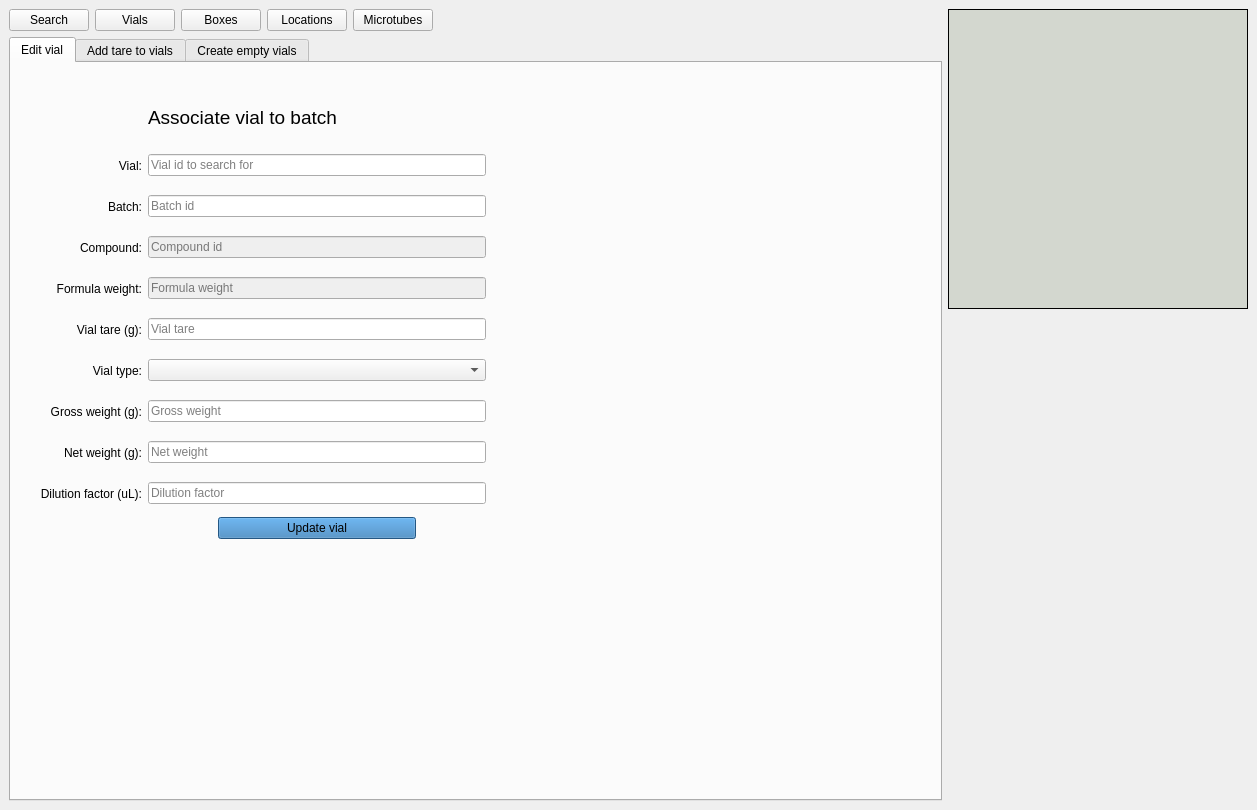
<?xml version="1.0" encoding="UTF-8"?>
<ui version="4.0">
 <class>MainWindow</class>
 <widget class="QMainWindow" name="MainWindow">
  <property name="geometry">
   <rect>
    <x>0</x>
    <y>0</y>
    <width>1257</width>
    <height>810</height>
   </rect>
  </property>
  <property name="windowTitle">
   <string>MainWindow</string>
  </property>
  <widget class="QWidget" name="centralwidget">
   <layout class="QGridLayout" name="gridLayout_7">
    <item row="0" column="0">
     <layout class="QGridLayout" name="gridLayout_6">
      <item row="0" column="2">
       <widget class="QPushButton" name="goto_boxes_btn">
        <property name="text">
         <string>Boxes</string>
        </property>
       </widget>
      </item>
      <item row="0" column="0">
       <widget class="QPushButton" name="goto_search_btn">
        <property name="text">
         <string>Search</string>
        </property>
       </widget>
      </item>
      <item row="0" column="4">
       <widget class="QPushButton" name="goto_microtubes_btn">
        <property name="text">
         <string>Microtubes</string>
        </property>
       </widget>
      </item>
      <item row="0" column="5">
       <spacer name="horizontalSpacer_5">
        <property name="orientation">
         <enum>Qt::Horizontal</enum>
        </property>
        <property name="sizeHint" stdset="0">
         <size>
          <width>438</width>
          <height>20</height>
         </size>
        </property>
       </spacer>
      </item>
      <item row="0" column="3">
       <widget class="QPushButton" name="goto_locations_btn">
        <property name="text">
         <string>Locations</string>
        </property>
       </widget>
      </item>
      <item row="0" column="1">
       <widget class="QPushButton" name="goto_vials_btn">
        <property name="text">
         <string>Vials</string>
        </property>
       </widget>
      </item>
      <item row="1" column="0" colspan="6">
       <widget class="QTabWidget" name="vials_tab_wg">
        <property name="currentIndex">
         <number>0</number>
        </property>
        <widget class="QWidget" name="edit_tab">
         <attribute name="title">
          <string>Edit vial</string>
         </attribute>
         <layout class="QGridLayout" name="gridLayout_2">
          <item row="0" column="1">
           <spacer name="verticalSpacer_2">
            <property name="orientation">
             <enum>Qt::Vertical</enum>
            </property>
            <property name="sizeType">
             <enum>QSizePolicy::Preferred</enum>
            </property>
            <property name="sizeHint" stdset="0">
             <size>
              <width>20</width>
              <height>20</height>
             </size>
            </property>
           </spacer>
          </item>
          <item row="1" column="0">
           <spacer name="horizontalSpacer">
            <property name="orientation">
             <enum>Qt::Horizontal</enum>
            </property>
            <property name="sizeType">
             <enum>QSizePolicy::Preferred</enum>
            </property>
            <property name="sizeHint" stdset="0">
             <size>
              <width>20</width>
              <height>20</height>
             </size>
            </property>
           </spacer>
          </item>
          <item row="1" column="1">
           <layout class="QGridLayout" name="gridLayout">
            <item row="0" column="1">
             <widget class="QLabel" name="label">
              <property name="minimumSize">
               <size>
                <width>0</width>
                <height>50</height>
               </size>
              </property>
              <property name="font">
               <font>
                <pointsize>14</pointsize>
               </font>
              </property>
              <property name="text">
               <string>Associate vial to batch</string>
              </property>
              <property name="wordWrap">
               <bool>true</bool>
              </property>
             </widget>
            </item>
            <item row="3" column="0">
             <widget class="QLabel" name="label_4">
              <property name="minimumSize">
               <size>
                <width>0</width>
                <height>35</height>
               </size>
              </property>
              <property name="text">
               <string>Compound:</string>
              </property>
              <property name="alignment">
               <set>Qt::AlignRight|Qt::AlignTrailing|Qt::AlignVCenter</set>
              </property>
             </widget>
            </item>
            <item row="1" column="0">
             <widget class="QLabel" name="label_2">
              <property name="minimumSize">
               <size>
                <width>0</width>
                <height>35</height>
               </size>
              </property>
              <property name="text">
               <string>Vial:</string>
              </property>
              <property name="alignment">
               <set>Qt::AlignRight|Qt::AlignTrailing|Qt::AlignVCenter</set>
              </property>
             </widget>
            </item>
            <item row="5" column="1">
             <widget class="QLineEdit" name="edit_tare_eb">
              <property name="placeholderText">
               <string>Vial tare</string>
              </property>
             </widget>
            </item>
            <item row="9" column="0">
             <widget class="QLabel" name="label_10">
              <property name="minimumSize">
               <size>
                <width>0</width>
                <height>35</height>
               </size>
              </property>
              <property name="text">
               <string>Dilution factor (uL):</string>
              </property>
              <property name="alignment">
               <set>Qt::AlignRight|Qt::AlignTrailing|Qt::AlignVCenter</set>
              </property>
             </widget>
            </item>
            <item row="2" column="1">
             <widget class="QLineEdit" name="edit_batch_id_eb">
              <property name="placeholderText">
               <string>Batch id</string>
              </property>
             </widget>
            </item>
            <item row="6" column="1">
             <widget class="QComboBox" name="edit_vtype_cb"/>
            </item>
            <item row="3" column="1">
             <widget class="QLineEdit" name="edit_compound_id_eb">
              <property name="enabled">
               <bool>false</bool>
              </property>
              <property name="readOnly">
               <bool>true</bool>
              </property>
              <property name="placeholderText">
               <string>Compound id</string>
              </property>
             </widget>
            </item>
            <item row="7" column="0">
             <widget class="QLabel" name="label_8">
              <property name="minimumSize">
               <size>
                <width>0</width>
                <height>35</height>
               </size>
              </property>
              <property name="text">
               <string>Gross weight (g):</string>
              </property>
              <property name="alignment">
               <set>Qt::AlignRight|Qt::AlignTrailing|Qt::AlignVCenter</set>
              </property>
             </widget>
            </item>
            <item row="8" column="1">
             <widget class="QLineEdit" name="edit_net_weight_eb">
              <property name="placeholderText">
               <string>Net weight</string>
              </property>
             </widget>
            </item>
            <item row="1" column="1">
             <widget class="QLineEdit" name="edit_vial_id_eb">
              <property name="placeholderText">
               <string>Vial id to search for</string>
              </property>
             </widget>
            </item>
            <item row="9" column="1">
             <widget class="QLineEdit" name="edit_dilution_eb">
              <property name="placeholderText">
               <string>Dilution factor</string>
              </property>
             </widget>
            </item>
            <item row="4" column="1">
             <widget class="QLineEdit" name="edit_form_weight_eb">
              <property name="enabled">
               <bool>false</bool>
              </property>
              <property name="focusPolicy">
               <enum>Qt::NoFocus</enum>
              </property>
              <property name="readOnly">
               <bool>true</bool>
              </property>
              <property name="placeholderText">
               <string>Formula weight</string>
              </property>
             </widget>
            </item>
            <item row="6" column="0">
             <widget class="QLabel" name="label_7">
              <property name="minimumSize">
               <size>
                <width>0</width>
                <height>35</height>
               </size>
              </property>
              <property name="text">
               <string>Vial type:</string>
              </property>
              <property name="alignment">
               <set>Qt::AlignRight|Qt::AlignTrailing|Qt::AlignVCenter</set>
              </property>
             </widget>
            </item>
            <item row="8" column="0">
             <widget class="QLabel" name="label_9">
              <property name="minimumSize">
               <size>
                <width>0</width>
                <height>35</height>
               </size>
              </property>
              <property name="text">
               <string>Net weight (g):</string>
              </property>
              <property name="alignment">
               <set>Qt::AlignRight|Qt::AlignTrailing|Qt::AlignVCenter</set>
              </property>
             </widget>
            </item>
            <item row="2" column="0">
             <widget class="QLabel" name="label_3">
              <property name="minimumSize">
               <size>
                <width>0</width>
                <height>35</height>
               </size>
              </property>
              <property name="text">
               <string>Batch:</string>
              </property>
              <property name="alignment">
               <set>Qt::AlignRight|Qt::AlignTrailing|Qt::AlignVCenter</set>
              </property>
             </widget>
            </item>
            <item row="5" column="0">
             <widget class="QLabel" name="label_6">
              <property name="minimumSize">
               <size>
                <width>0</width>
                <height>35</height>
               </size>
              </property>
              <property name="text">
               <string>Vial tare (g):</string>
              </property>
              <property name="alignment">
               <set>Qt::AlignRight|Qt::AlignTrailing|Qt::AlignVCenter</set>
              </property>
             </widget>
            </item>
            <item row="4" column="0">
             <widget class="QLabel" name="label_5">
              <property name="minimumSize">
               <size>
                <width>0</width>
                <height>35</height>
               </size>
              </property>
              <property name="text">
               <string>Formula weight:</string>
              </property>
              <property name="alignment">
               <set>Qt::AlignRight|Qt::AlignTrailing|Qt::AlignVCenter</set>
              </property>
             </widget>
            </item>
            <item row="7" column="1">
             <widget class="QLineEdit" name="edit_gross_weight_eb">
              <property name="placeholderText">
               <string>Gross weight</string>
              </property>
             </widget>
            </item>
            <item row="10" column="1">
             <layout class="QHBoxLayout" name="horizontalLayout">
              <item>
               <spacer name="horizontalSpacer_3">
                <property name="orientation">
                 <enum>Qt::Horizontal</enum>
                </property>
                <property name="sizeType">
                 <enum>QSizePolicy::Preferred</enum>
                </property>
                <property name="sizeHint" stdset="0">
                 <size>
                  <width>70</width>
                  <height>20</height>
                 </size>
                </property>
               </spacer>
              </item>
              <item>
               <widget class="QPushButton" name="edit_update_btn">
                <property name="sizePolicy">
                 <sizepolicy hsizetype="MinimumExpanding" vsizetype="Fixed">
                  <horstretch>0</horstretch>
                  <verstretch>0</verstretch>
                 </sizepolicy>
                </property>
                <property name="styleSheet">
                 <string notr="true">background-color: rgb(51, 122, 183)</string>
                </property>
                <property name="text">
                 <string>Update vial</string>
                </property>
               </widget>
              </item>
              <item>
               <spacer name="horizontalSpacer_4">
                <property name="orientation">
                 <enum>Qt::Horizontal</enum>
                </property>
                <property name="sizeType">
                 <enum>QSizePolicy::Preferred</enum>
                </property>
                <property name="sizeHint" stdset="0">
                 <size>
                  <width>70</width>
                  <height>20</height>
                 </size>
                </property>
               </spacer>
              </item>
             </layout>
            </item>
           </layout>
          </item>
          <item row="1" column="2">
           <spacer name="horizontalSpacer_2">
            <property name="orientation">
             <enum>Qt::Horizontal</enum>
            </property>
            <property name="sizeHint" stdset="0">
             <size>
              <width>433</width>
              <height>20</height>
             </size>
            </property>
           </spacer>
          </item>
          <item row="2" column="1">
           <spacer name="verticalSpacer">
            <property name="orientation">
             <enum>Qt::Vertical</enum>
            </property>
            <property name="sizeType">
             <enum>QSizePolicy::MinimumExpanding</enum>
            </property>
            <property name="sizeHint" stdset="0">
             <size>
              <width>20</width>
              <height>218</height>
             </size>
            </property>
           </spacer>
          </item>
         </layout>
        </widget>
        <widget class="QWidget" name="tare_tab">
         <attribute name="title">
          <string>Add tare to vials</string>
         </attribute>
         <layout class="QGridLayout" name="gridLayout_3">
          <item row="0" column="1">
           <spacer name="verticalSpacer_3">
            <property name="orientation">
             <enum>Qt::Vertical</enum>
            </property>
            <property name="sizeType">
             <enum>QSizePolicy::Maximum</enum>
            </property>
            <property name="sizeHint" stdset="0">
             <size>
              <width>20</width>
              <height>62</height>
             </size>
            </property>
           </spacer>
          </item>
          <item row="1" column="0">
           <spacer name="horizontalSpacer_6">
            <property name="orientation">
             <enum>Qt::Horizontal</enum>
            </property>
            <property name="sizeType">
             <enum>QSizePolicy::Maximum</enum>
            </property>
            <property name="sizeHint" stdset="0">
             <size>
              <width>80</width>
              <height>20</height>
             </size>
            </property>
           </spacer>
          </item>
          <item row="1" column="2">
           <spacer name="horizontalSpacer_7">
            <property name="orientation">
             <enum>Qt::Horizontal</enum>
            </property>
            <property name="sizeType">
             <enum>QSizePolicy::Maximum</enum>
            </property>
            <property name="sizeHint" stdset="0">
             <size>
              <width>250</width>
              <height>20</height>
             </size>
            </property>
           </spacer>
          </item>
          <item row="1" column="1">
           <layout class="QHBoxLayout" name="horizontalLayout_2">
            <item>
             <widget class="QPushButton" name="browse_btn">
              <property name="sizePolicy">
               <sizepolicy hsizetype="Fixed" vsizetype="Fixed">
                <horstretch>0</horstretch>
                <verstretch>0</verstretch>
               </sizepolicy>
              </property>
              <property name="text">
               <string>Browse...</string>
              </property>
             </widget>
            </item>
            <item>
             <widget class="QLabel" name="file_status_lab">
              <property name="styleSheet">
               <string notr="true">background-color: rgb(211, 215, 207)</string>
              </property>
              <property name="text">
               <string>No file selected.</string>
              </property>
             </widget>
            </item>
            <item>
             <widget class="QPushButton" name="upload_btn">
              <property name="sizePolicy">
               <sizepolicy hsizetype="Fixed" vsizetype="Fixed">
                <horstretch>0</horstretch>
                <verstretch>0</verstretch>
               </sizepolicy>
              </property>
              <property name="text">
               <string>Upload</string>
              </property>
             </widget>
            </item>
           </layout>
          </item>
          <item row="2" column="1">
           <spacer name="verticalSpacer_4">
            <property name="orientation">
             <enum>Qt::Vertical</enum>
            </property>
            <property name="sizeType">
             <enum>QSizePolicy::MinimumExpanding</enum>
            </property>
            <property name="sizeHint" stdset="0">
             <size>
              <width>20</width>
              <height>180</height>
             </size>
            </property>
           </spacer>
          </item>
         </layout>
        </widget>
        <widget class="QWidget" name="create_empty_tab">
         <attribute name="title">
          <string>Create empty vials</string>
         </attribute>
         <layout class="QGridLayout" name="gridLayout_5">
          <item row="0" column="1">
           <spacer name="verticalSpacer_5">
            <property name="orientation">
             <enum>Qt::Vertical</enum>
            </property>
            <property name="sizeType">
             <enum>QSizePolicy::Maximum</enum>
            </property>
            <property name="sizeHint" stdset="0">
             <size>
              <width>20</width>
              <height>46</height>
             </size>
            </property>
           </spacer>
          </item>
          <item row="1" column="0">
           <spacer name="horizontalSpacer_10">
            <property name="orientation">
             <enum>Qt::Horizontal</enum>
            </property>
            <property name="sizeType">
             <enum>QSizePolicy::Maximum</enum>
            </property>
            <property name="sizeHint" stdset="0">
             <size>
              <width>39</width>
              <height>20</height>
             </size>
            </property>
           </spacer>
          </item>
          <item row="1" column="1">
           <layout class="QGridLayout" name="gridLayout_4">
            <item row="0" column="1">
             <widget class="QLabel" name="label_11">
              <property name="font">
               <font>
                <pointsize>14</pointsize>
               </font>
              </property>
              <property name="text">
               <string>Create empty vials</string>
              </property>
             </widget>
            </item>
            <item row="1" column="0">
             <widget class="QLabel" name="label_12">
              <property name="minimumSize">
               <size>
                <width>0</width>
                <height>35</height>
               </size>
              </property>
              <property name="text">
               <string>Number of vials:</string>
              </property>
              <property name="alignment">
               <set>Qt::AlignRight|Qt::AlignTrailing|Qt::AlignVCenter</set>
              </property>
             </widget>
            </item>
            <item row="1" column="1">
             <widget class="QLineEdit" name="create_n_vial_eb"/>
            </item>
            <item row="2" column="0">
             <widget class="QLabel" name="label_13">
              <property name="minimumSize">
               <size>
                <width>0</width>
                <height>35</height>
               </size>
              </property>
              <property name="text">
               <string>Vial type:</string>
              </property>
              <property name="alignment">
               <set>Qt::AlignRight|Qt::AlignTrailing|Qt::AlignVCenter</set>
              </property>
             </widget>
            </item>
            <item row="2" column="1">
             <widget class="QComboBox" name="comboBox"/>
            </item>
            <item row="3" column="1">
             <layout class="QHBoxLayout" name="horizontalLayout_3">
              <item>
               <spacer name="horizontalSpacer_9">
                <property name="orientation">
                 <enum>Qt::Horizontal</enum>
                </property>
                <property name="sizeType">
                 <enum>QSizePolicy::Preferred</enum>
                </property>
                <property name="sizeHint" stdset="0">
                 <size>
                  <width>40</width>
                  <height>20</height>
                 </size>
                </property>
               </spacer>
              </item>
              <item>
               <widget class="QPushButton" name="pushButton">
                <property name="styleSheet">
                 <string notr="true">background-color: rgb(51, 122, 183);</string>
                </property>
                <property name="text">
                 <string>Create vials</string>
                </property>
               </widget>
              </item>
              <item>
               <spacer name="horizontalSpacer_8">
                <property name="orientation">
                 <enum>Qt::Horizontal</enum>
                </property>
                <property name="sizeType">
                 <enum>QSizePolicy::Preferred</enum>
                </property>
                <property name="sizeHint" stdset="0">
                 <size>
                  <width>40</width>
                  <height>20</height>
                 </size>
                </property>
               </spacer>
              </item>
             </layout>
            </item>
           </layout>
          </item>
          <item row="1" column="2">
           <spacer name="horizontalSpacer_11">
            <property name="orientation">
             <enum>Qt::Horizontal</enum>
            </property>
            <property name="sizeType">
             <enum>QSizePolicy::Maximum</enum>
            </property>
            <property name="sizeHint" stdset="0">
             <size>
              <width>559</width>
              <height>20</height>
             </size>
            </property>
           </spacer>
          </item>
          <item row="2" column="1">
           <spacer name="verticalSpacer_6">
            <property name="orientation">
             <enum>Qt::Vertical</enum>
            </property>
            <property name="sizeType">
             <enum>QSizePolicy::Maximum</enum>
            </property>
            <property name="sizeHint" stdset="0">
             <size>
              <width>20</width>
              <height>507</height>
             </size>
            </property>
           </spacer>
          </item>
         </layout>
        </widget>
       </widget>
      </item>
     </layout>
    </item>
    <item row="0" column="1">
     <layout class="QVBoxLayout" name="verticalLayout">
      <item>
       <widget class="QLabel" name="structure_lab">
        <property name="minimumSize">
         <size>
          <width>300</width>
          <height>300</height>
         </size>
        </property>
        <property name="maximumSize">
         <size>
          <width>300</width>
          <height>300</height>
         </size>
        </property>
        <property name="styleSheet">
         <string notr="true">background-color: rgb(211, 215, 207); border: 1px solid black;</string>
        </property>
        <property name="text">
         <string/>
        </property>
       </widget>
      </item>
      <item>
       <spacer name="verticalSpacer_7">
        <property name="orientation">
         <enum>Qt::Vertical</enum>
        </property>
        <property name="sizeHint" stdset="0">
         <size>
          <width>20</width>
          <height>428</height>
         </size>
        </property>
       </spacer>
      </item>
     </layout>
    </item>
   </layout>
  </widget>
 </widget>
 <resources/>
 <connections/>
</ui>
